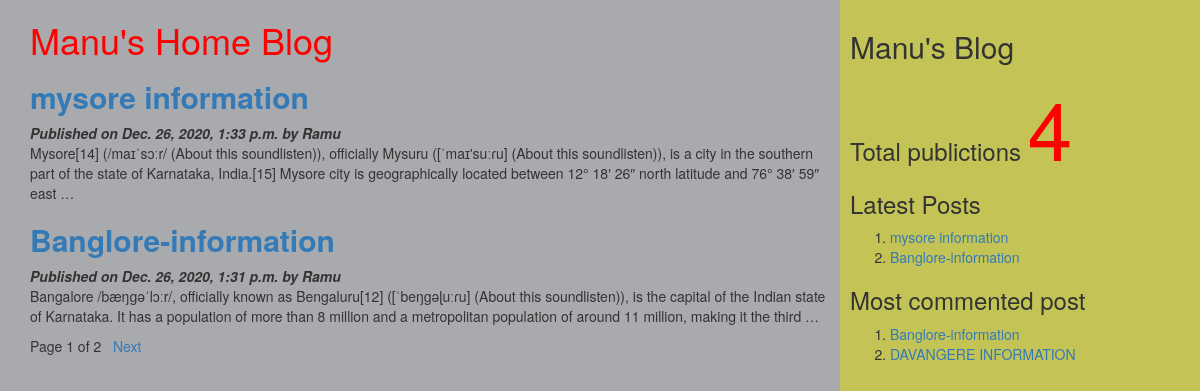
The page / on the database its author committed.
### myApp/models.py (models this page shows, shortened)
class Post(models.Model):
          tags=TaggableManager()
          STATUS_CHOICES=(('draft','Draft'),('published','Published'))
          title=models.CharField(max_length=256)
          slug=models.SlugField(max_length=264,unique_for_date='publish')
          author=models.ForeignKey(User,related_name='blog_posts',on_delete= models.CASCADE)
          body=models.TextField()
          publish=models.DateTimeField(default=timezone.now)
          created=models.DateTimeField(auto_now_add=True)
          updated=models.DateTimeField(auto_now=True)
          status= models.CharField(max_length=10,choices=STATUS_CHOICES,default='draft')
          objects=CustomManager()
          class Meta:
                ordering=('-publish',)
          def get_absolute_url(self):
                return reverse('post_detail',args=[self.publish.year,self.publish.strftime('%m'),self.publish.strftime('%d'),self.slug])

### myApp/views.py (the view)
# urls.py: url(r'^$',views.post_list_view),
def post_list_view(request,tag_slug=None):
    post_list=Post.objects.all()
    tag=None
    if tag_slug:
        tag=get_object_or_404(Tag,slug=tag_slug)#provided slug
        post_list=post_list.filter(tags__in=[tag])
    paginator=Paginator(post_list,2) #step1
    page_number=request.GET.get('page') #step2
    try:
       post_list=paginator.page(page_number) #step2
    except PageNotAnInteger:
       post_list=paginator.page(1) #step 3
    except EmptyPage:
      post_list=paginator.page(paginator.num_pages) #step 4
    d={'post_list':post_list,'tag':tag}
    return render(request,'myApp/post_list.html',d)

### myApp/models.py (called while the page is built)
    def get_queryset(self):
        return super().get_queryset().filter(status='published')

### myApp/templatetags/mytags.py (called while the page is built)
@register.simple_tag
def total_posts():
    return Post.objects.count()

@register.inclusion_tag('myApp/latest_post.html')
def show_latest_posts(count=3):
    latest_posts=Post.objects.order_by('-publish')[:count]
    return {'latest_posts':latest_posts}

@register.simple_tag
def get_most_commented_posts(count=2):
    return Post.objects.annotate(total_comments=Count('comments')).order_by('-total_comments')[:count]

### templates/myApp/post_list.html (shortened to what this page needs)
<html>
    {%extends 'myApp/parent.html'%}
        {%block content_block%}
        <h1 style="color:red">Manu's Home Blog</h1>
        {%for post in post_list%}
        <a href="{{post.get_absolute_url}}"><h2><b>{{post.title}}</b></h2></a>
        <i><b>Published on {{post.publish}} by {{post.author|title}}</b></i>
        {{post.body|truncatewords:40|linebreaks}}
        {%endfor%}
        {%include 'myApp/pagination.html' with page=post_list%}
        {%endblock%}

### templates/myApp/parent.html (shortened to what this page needs)
<html>
{%load mytags%}
    <head>
        <link rel="stylesheet" href="https://maxcdn.bootstrapcdn.com/bootstrap/3.3.7/css/bootstrap.min.css">
    </head>
    <body>
        <div class="content" style="width:70%;float:left;background-color:a8aaad;height:300%;padding:0 0 0 30px">
              {%block content_block%}
              {%endblock%}
        </div>
        <div class="sidebar" style="width:30%;float:right;background-color:#c4c456;height:300%;padding:10px">
            <h2>Manu's Blog</h2>
            <h3>Total publictions
              <span style="color:red;font-size:80px">
              {%total_posts%}</span>
              <h3>Latest Posts</h3>
              {% show_latest_posts 2 %}
              <h3>Most commented post</h3>
              {%get_most_commented_posts as m%}
              <ol>
                {%for post in m%}
                <li><a href="{{post.get_absolute_url}}">{{post.title}}</a></li>
                {%endfor%}
              </ol>
            </h3>
        </div>
    </body>
</html>

### templates/myApp/latest_post.html
<!DOCTYPE html>
<html lang="en" dir="ltr">
  <body>
    <ol>
    {%for post in latest_posts%}
    <li><a href="{{post.get_absolute_url}}">{{post.title}}</a></li>
    {%endfor%}
    </ol>
  </body>
</html>

### rows shown on the page
Post: title "mysore information", publish "Dec. 26, 2020, 1:33 p.m.", author "Ramu", body "Mysore[14] (/maɪˈsɔːr/ (About this soundlisten)), officially Mysuru ([ˈmaɪ'suːɾu] (About this soundlisten)), is a city in the southern part of the state of Karnataka, India.[15] Mysore city is geographically located between 12° 18′ 26″ north latitude and 76° 38′ 59″ east …"
Post: title "Banglore-information", publish "Dec. 26, 2020, 1:31 p.m.", author "Ramu", body "Bangalore /bæŋɡəˈlɔːr/, officially known as Bengaluru[12] ([ˈbeŋɡəɭuːɾu] (About this soundlisten)), is the capital of the Indian state of Karnataka. It has a population of more than 8 million and a metropolitan population of around 11 million, making it the third …"
Post: title "DAVANGERE INFORMATION"

### other values the page prints
{{ page.number }} "1"
{{ page.paginator.num_pages }} "2"
